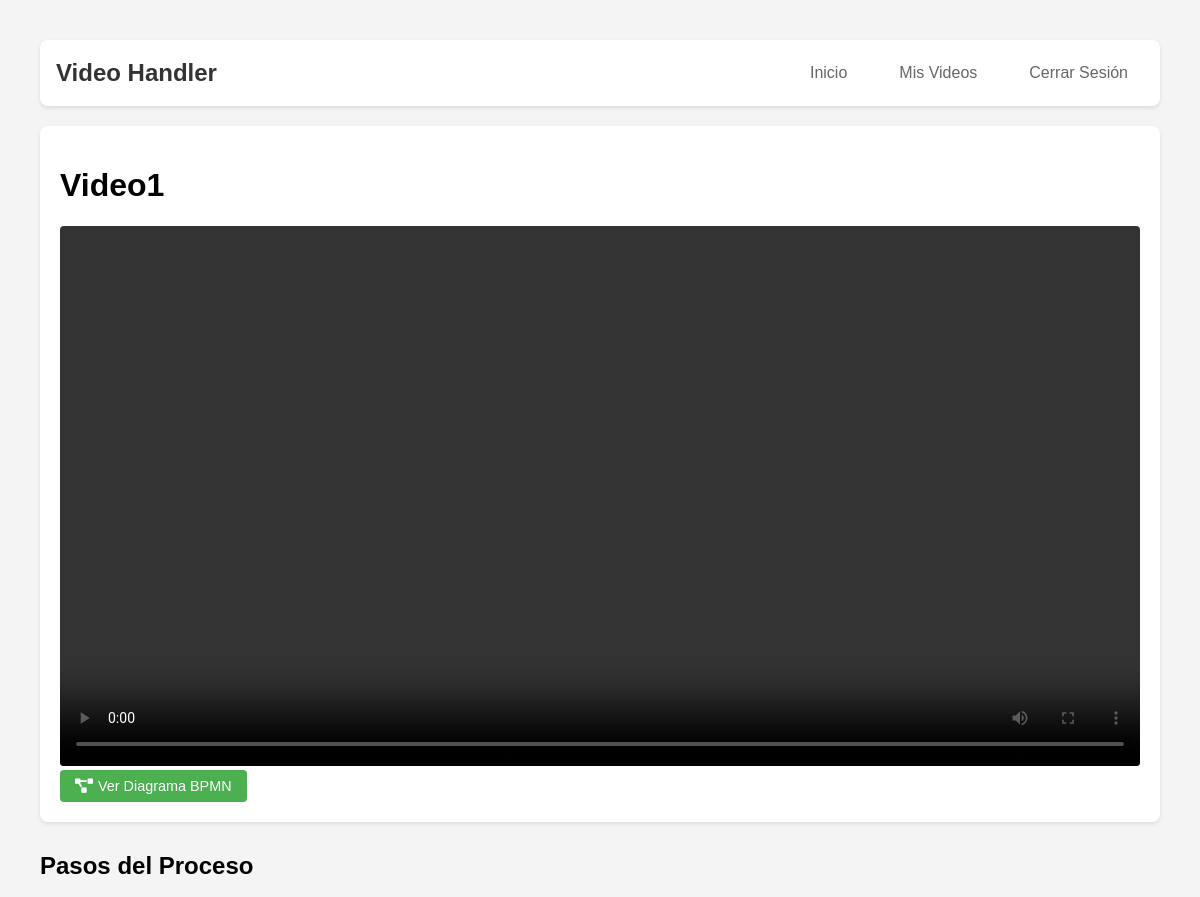
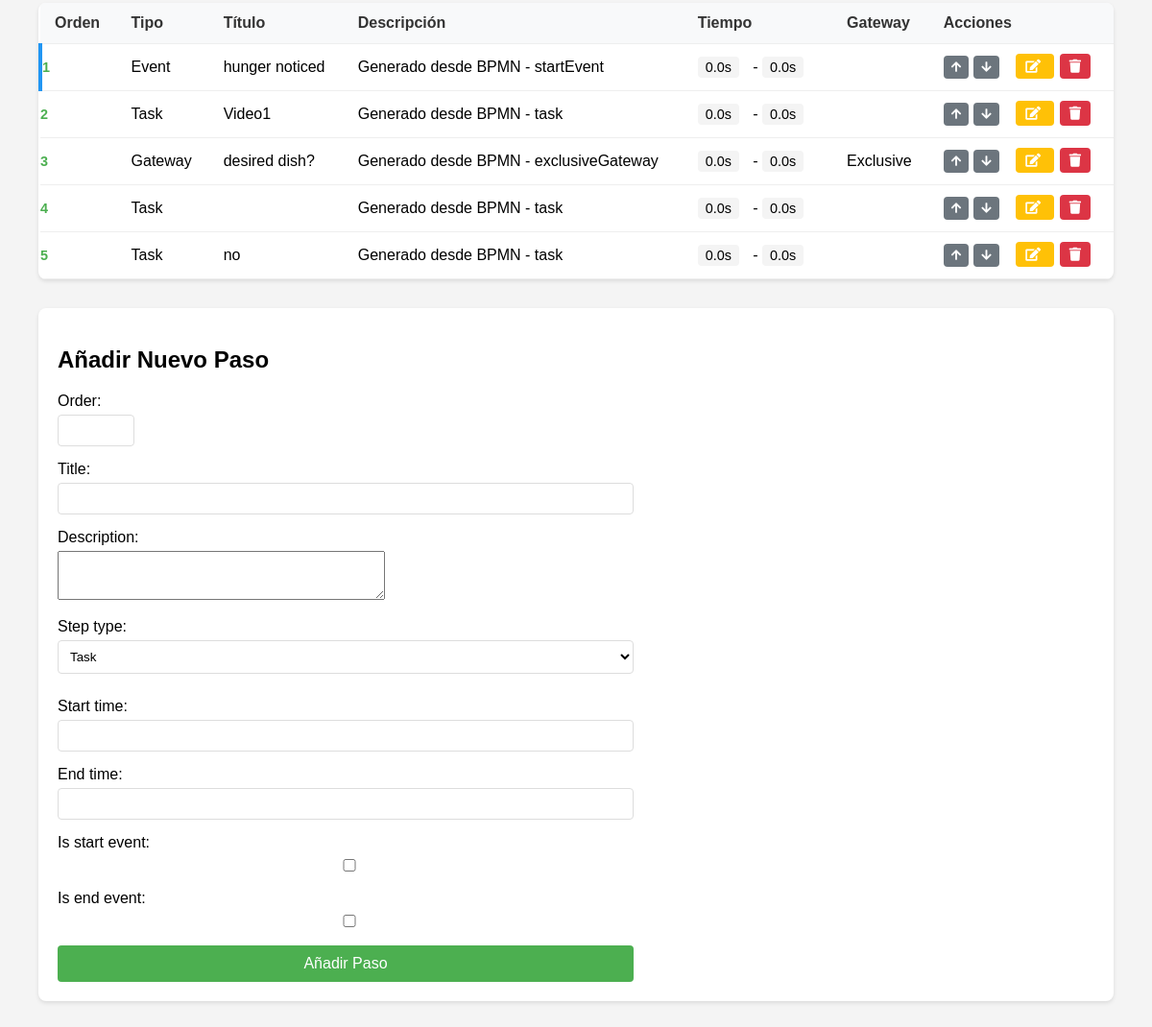
Page /video/1/ (signed in) on the committed database (2 pictures, top to bottom).
### video_handler/models.py (models this page shows, shortened)
class Video(models.Model):
    title = models.CharField(max_length=100)
    description = models.TextField(blank=True)
    file = models.FileField(upload_to='videos/')
    uploaded_at = models.DateTimeField(auto_now_add=True)
    user = models.ForeignKey(User, on_delete=models.CASCADE)

class Step(models.Model):
    STEP_TYPES = [
        ('task', 'Task'),
        ('gateway', 'Gateway'),
        ('event', 'Event'),
        ('subprocess', 'Sub Process'),
    ]
    GATEWAY_TYPES = [
        ('exclusive', 'Exclusive'),
        ('parallel', 'Parallel'),
        ('inclusive', 'Inclusive'),
    ]
    video = models.ForeignKey(Video, related_name='steps', on_delete=models.CASCADE)
    title = models.CharField(max_length=100)
    description = models.TextField(blank=True)
    step_type = models.CharField(max_length=20, choices=STEP_TYPES, default='task')
    order = models.PositiveIntegerField()
    start_time = models.FloatField(help_text='Tiempo de inicio en el video (segundos)')
    end_time = models.FloatField(help_text='Tiempo de fin en el video (segundos)')
    bpmn_id = models.CharField(max_length=50, unique=True, help_text='Identificador único para BPMN')
    next_steps = models.ManyToManyField(
        'self',
        blank=True,
        symmetrical=False,
        related_name='previous_steps'
    )
    is_start_event = models.BooleanField(default=False)
    is_end_event = models.BooleanField(default=False)
    gateway_type = models.CharField(
        max_length=20,
        choices=GATEWAY_TYPES,
        null=True,
        blank=True
    )
    class Meta:
        ordering = ['order']
        unique_together = ['video', 'order']

### video_handler/views.py (the view)
# urls.py: path('video/<int:video_id>/', views.video_detail, name='video_detail'),
@login_required
def video_detail(request, video_id):
    video = get_object_or_404(Video, id=video_id, user=request.user)
    steps = video.steps.all()  # Obtiene todos los pasos ordenados por 'order'
    if request.method == 'POST':
        form = StepForm(request.POST)
        if form.is_valid():
            step = form.save(commit=False)
            step.video = video
            step.order = steps.count() + 1  # Asigna el siguiente orden
            step.save()
            messages.success(request, 'Paso añadido exitosamente!')
            return redirect('video_handler:video_detail', video_id=video.id)
    else:
        form = StepForm()
    context = {
        'video': video,
        'steps': steps,
        'form': form,
    }
    return render(request, 'video_handler/video_detail.html', context)

### video_handler/forms.py
class StepForm(forms.ModelForm):
    class Meta:
        model = Step
        fields = [
            'order',
            'title',
            'description',
            'step_type',
            'start_time',
            'end_time',
            'is_start_event',
            'is_end_event',
            'gateway_type'
        ]
        widgets = {
            'description': forms.Textarea(attrs={'rows': 3}),
            'start_time': forms.NumberInput(attrs={'step': '0.1'}),
            'end_time': forms.NumberInput(attrs={'step': '0.1'}),
            'order': forms.NumberInput(attrs={'class': 'order-input'}),
            'step_type': forms.Select(attrs={'class': 'step-type-select', 'onchange': 'handleStepTypeChange(this)'}),
            'gateway_type': forms.Select(attrs={'class': 'gateway-select'}),
        }
    def __init__(self, *args, **kwargs):
        super().__init__(*args, **kwargs)
        self.fields['gateway_type'].required = False
        self.fields['gateway_type'].widget.attrs.update({
            'class': 'gateway-select',
            'data-field-type': 'gateway'
        })

### video_handler/templates/video_handler/video_detail.html (shortened to what this page needs)
{% extends "video_handler/base.html" %}
{% block content %}
<div class="dashboard-container">
    <nav class="navbar">
        <div class="nav-brand">Video Handler</div>
        <div class="nav-menu">
            <a href="{% url 'video_handler:index' %}" class="nav-link">Inicio</a>
            <a href="{% url 'video_handler:my_videos' %}" class="nav-link">Mis Videos</a>
            <a href="{% url 'video_handler:logout' %}" class="nav-link">Cerrar Sesión</a>
        </div>
    </nav>
    <div class="content">
        <div class="video-section">
            <h1>{{ video.title }}</h1>
            <video width="100%" controls id="videoPlayer">
                <source src="{{ video.file.url }}" type="video/mp4">
            </video>
            <div class="video-actions">
                <a href="{% url 'video_handler:bpmn_viewer' video.id %}" class="action-button view">
                    <i class="fas fa-project-diagram"></i> Ver Diagrama BPMN
                </a>
            </div>
        </div>
        <div class="steps-section">
            <h2>Pasos del Proceso</h2>
            <div class="table-container">
                <table class="steps-table">
                    <thead>
                        <tr>
                            <th>Orden</th>
                            <th>Tipo</th>
                            <th>Título</th>
                            <th>Descripción</th>
                            <th>Tiempo</th>
                            <th>Gateway</th>
                            <th>Acciones</th>
                        </tr>
                    </thead>
                    <tbody>
                        {% for step in steps %}
                        <tr
                            class="{% if step.is_start_event %}start-event{% elif step.is_end_event %}end-event{% endif %}">
                            <td class="step-number">{{ step.order }}</td>
                            <td>{{ step.get_step_type_display }}</td>
                            <td>{{ step.title }}</td>
                            <td>{{ step.description }}</td>
                            <td>
                                <button onclick="seekVideo('{{ step.start_time }}')" class="time-button">
                                    {{ step.start_time }}s
                                </button>
                                -
                                <button onclick="seekVideo('{{ step.end_time }}')" class="time-button">
                                    {{ step.end_time }}s
                                </button>
                            </td>
                            <td>
                                {% if step.gateway_type %}
                                {{ step.get_gateway_type_display }}
                                {% endif %}
                            </td>
                            <td class="action-buttons">
                                <div class="order-controls">
                                    <a href="{% url 'video_handler:reorder_step' step.id 'up' %}" class="order-button"
                                        title="Mover arriba">
                                        <i class="fas fa-arrow-up"></i>
                                    </a>
                                    <a href="{% url 'video_handler:reorder_step' step.id 'down' %}" class="order-button"
                                        title="Mover abajo">
                                        <i class="fas fa-arrow-down"></i>
                                    </a>
                                </div>
                                <a href="{% url 'video_handler:edit_step' step.id %}" class="action-button edit"
                                    title="Editar">
                                    <i class="fas fa-edit"></i>
                                </a>
                                <a href="{% url 'video_handler:delete_step' step.id %}" class="action-button delete"
                                    title="Eliminar">
                                    <i class="fas fa-trash"></i>
                                </a>
                            </td>
                        </tr>
                        {% empty %}
                        <tr>
                            <td colspan="7" class="text-center">No hay pasos definidos para este video.</td>
                        </tr>
                        {% endfor %}
                    </tbody>
                </table>
            </div>
        </div>
        <div class="add-step-section">
            <h2>Añadir Nuevo Paso</h2>
            <form method="post" class="step-form">
                {% for field in form %}
                <div class="form-field">
                    {{ field.label_tag }}
                    {{ field }}
                </div>
                {% endfor %}
                <button type="submit" class="submit-button">Añadir Paso</button>
            </form>
        </div>
    </div>
</div>
<link rel="stylesheet" href="https://cdnjs.cloudflare.com/ajax/libs/font-awesome/5.15.4/css/all.min.css">
{% endblock %}

### video_handler/templates/video_handler/base.html (shortened to what this page needs)
<!DOCTYPE html>
<html>
<head>
</head>
<body>
    {% block content %}
    {% endblock %}
</body>
</html>

### video_handler/templates/video_handler/base.html (style rules this page uses)
body { font-family: Arial, sans-serif; background-color: #f4f4f4; margin: 0; padding: 20px; }
.form-field { margin-bottom: 15px; display: block; }
.form-field label { display: block; margin-bottom: 5px; font-weight: 500; }
.form-field select, .form-field input { width: 100%; padding: 8px; border: 1px solid #ddd; border-radius: 4px; box-sizing: border-box; }
.submit-button { width: 100%; padding: 10px; background-color: #4CAF50; color: white; border: none; border-radius: 4px; cursor: pointer; font-size: 16px; }
a { color: #4CAF50; text-decoration: none; }
.dashboard-container { max-width: 1200px; margin: 0 auto; padding: 20px; }
.navbar { display: flex; justify-content: space-between; align-items: center; background-color: white; padding: 1rem; border-radius: 8px; box-shadow: 0 2px 4px rgba(0, 0, 0, 0.1); margin-bottom: 20px; }
.nav-brand { font-size: 1.5rem; font-weight: bold; color: #333; }
.nav-menu { display: flex; gap: 20px; }
.nav-link { color: #666; text-decoration: none; padding: 8px 16px; border-radius: 4px; transition: background-color 0.3s; }
video { border-radius: 4px; }
.video-section { background: white; padding: 20px; border-radius: 8px; margin-bottom: 20px; box-shadow: 0 2px 4px rgba(0, 0, 0, 0.1); }
.steps-section { margin-top: 30px; }
.step-number { background: #4CAF50; color: white; padding: 2px 8px; border-radius: 12px; font-size: 0.9em; }
.time-button { background: #f4f4f4; border: none; padding: 5px 10px; border-radius: 4px; cursor: pointer; margin-right: 10px; }
.add-step-section { margin-top: 30px; background: white; padding: 20px; border-radius: 8px; box-shadow: 0 2px 4px rgba(0, 0, 0, 0.1); }
.step-form { max-width: 600px; }
.action-button { padding: 5px 15px; border-radius: 4px; text-decoration: none; color: white; font-size: 0.9em; }
.action-button.edit { background-color: #ffc107; }
.action-button.delete { background-color: #dc3545; }
.table-container { overflow-x: auto; margin: 20px 0; background: white; border-radius: 8px; box-shadow: 0 2px 4px rgba(0, 0, 0, 0.1); }
.steps-table { width: 100%; border-collapse: collapse; min-width: 800px; }
.steps-table th, .steps-table td { padding: 12px 15px; text-align: left; border-bottom: 1px solid #eee; }
.steps-table th { background-color: #f8f9fa; font-weight: 600; color: #333; }
.steps-table tr.start-event { border-left: 4px solid #2196F3; }
td.step-number { font-weight: bold; color: #4CAF50; background: none; padding: inherit; }
.action-buttons { white-space: nowrap; text-align: center; }
.action-buttons .action-button { padding: 5px 10px; margin: 0 3px; font-size: 14px; }
.time-button { background: #f4f4f4; border: none; padding: 3px 8px; border-radius: 4px; cursor: pointer; font-size: 0.9em; }
.video-actions { display: flex; justify-content: space-between; align-items: center; }
.action-button.view { background-color: #4CAF50; color: white; padding: 8px 15px; border-radius: 4px; text-decoration: none; font-size: 0.9em; display: inline-flex; align-items: center; gap: 5px; }
.order-controls { display: inline-flex; gap: 5px; margin-right: 10px; }
.order-button { background: #6c757d; color: white; padding: 5px 8px; border-radius: 4px; font-size: 12px; }
select[name="step_type"] { width: 100%; padding: 8px; border: 1px solid #ddd; border-radius: 4px; margin-bottom: 10px; }
.order-input { width: 80px !important; text-align: center; padding: 8px; border: 1px solid #ddd; border-radius: 4px; }
.step-type-select { width: 100%; padding: 8px; border: 1px solid #ddd; border-radius: 4px; margin-bottom: 10px; }
select { width: 100%; padding: 8px; border: 1px solid #ddd; border-radius: 4px; background-color: white; }

### rows in the picture
Video: title "Video1"
Step: order "1", step_type "Event", title "hunger noticed", description "Generado desde BPMN - startEvent", start_time "0.0", end_time "0.0"
Step: order "2", step_type "Task", title "Video1", description "Generado desde BPMN - task", start_time "0.0", end_time "0.0"
Step: order "3", step_type "Gateway", title "desired dish?", description "Generado desde BPMN - exclusiveGateway", start_time "0.0", end_time "0.0", gateway_type "Exclusive"
Step: order "4", step_type "Task", description "Generado desde BPMN - task", start_time "0.0", end_time "0.0"
Step: order "5", step_type "Task", title "no", description "Generado desde BPMN - task", start_time "0.0", end_time "0.0"

### other values in the picture
{{ field.label_tag }} "Order:" "Title:" "Description:" "Step type:" "Start time:" "End time:" "Is start event:" "Is end event:"
